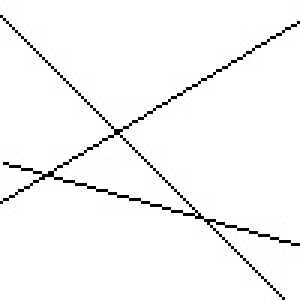
#> input picture imgstuff1/images/paint.jpg, 100 x 100 px (shown 3 times larger)
$ python main.py
#> lines starting #> are read from the running program, lines starting #| are printed output that depends on the picture
### imgstuff1/expandation.py
def getrgbs(list):
    newlist = []
    for el in range(len(list)):
        newlist.append(int(list[el]))
    return newlist

### imgstuff1/main.py
from PIL import Image
import random
from expandation import *


value = (0, 0, 0)
randrowrgb = []


def check(list1, val):
    # traverse in the list
    for x in list1:

        # compare with all the values
        # with val
        if val >= x:
            return False
    return True


def erhoheUm1(list, listplace, jumpval):
    loc = list[listplace]
    bgthan = check(loc, jumpval)
    if not bgthan:
        loc = [x + 100 for x in loc]
        loc = tuple(loc)
    else:
        loc = [x - 100 for x in loc]
        loc = tuple(loc)

    return loc


im = Image.open('images/paint.jpg') # Can be many different formats.
#> im is the input picture: PIL image 100x100 RGB; min 0, max 255, mean 247.3
pix = im.load()
print(im.size)  # Get the width and hight of the image for iterating over
#| (100, 100)

pichight = im.size[1]
#> pichight = 100
piclenght = im.size[0]
#> piclenght = 100
randRow = random.randrange(2, pichight-1)
#> randRow = 51
print(randRow)
#| 51

for pixel in range(piclenght):
    nextrgb = pix[pixel, randRow]
    randrowrgb.append(nextrgb)
#> this loop made 100 passes
#> nextrgb on passes 1 to 12: (255, 255, 255), (254, 254, 254), (255, 255, 255), (253, 253, 253), (255, 255, 255), (253, 253, 253), (255, 255, 255), (255, 255, 255), (255, 255, 255), (255, 255, 255), (255, 255, 255), (255, 255, 255)
#> after the loop, randrowrgb = 100 items, first 6: (255, 255, 255), (254, 254, 254), (255, 255, 255), (253, 253, 253), (255, 255, 255), (253, 253, 253)

for x in range(piclenght):
    rgbval = erhoheUm1(randrowrgb, x, 155)
    pix[x,randRow + 1] = rgbval
#> this loop made 100 passes
#> (bgthan in erhoheUm1, rgbval) on passes 1 to 12: (True, (155, 155, 155)), (True, (154, 154, 154)), (True, (155, 155, 155)), (True, (153, 153, 153)), (True, (155, 155, 155)), (True, (153, 153, 153)), (True, (155, 155, 155)), (True, (155, 155, 155)), (True, (155, 155, 155)), (True, (155, 155, 155)), (True, (155, 155, 155)), (True, (155, 155, 155))

liRandRow = list(str(randRow))
#> liRandRow = ['5', '1']

liRandRow = getrgbs(liRandRow)
#> liRandRow = [5, 1]

cords = [[0, 0], [0, piclenght-1], [pichight-1, 0],[pichight-1, piclenght-1]]
#> cords = [[0, 0], [0, 99], [99, 0], [99, 99]]

for x in range(len(cords)):
    cordx = cords[x][0]
    cordy = cords[x][1]

    print(cordx)
    print(cordy)

    print(pix[cordx, cordy])
#> this loop made 4 passes
#| (255, 255, 255)
#| (255, 255, 255)
#| (255, 255, 255)
#| (255, 255, 255)


im.save('returntest.png')  # Save the modified pixels as .png
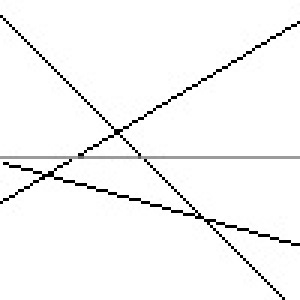
#> saved as returntest.png: PIL image 100x100 RGB (shown 3 times larger); min 0, max 255, mean 246.4
